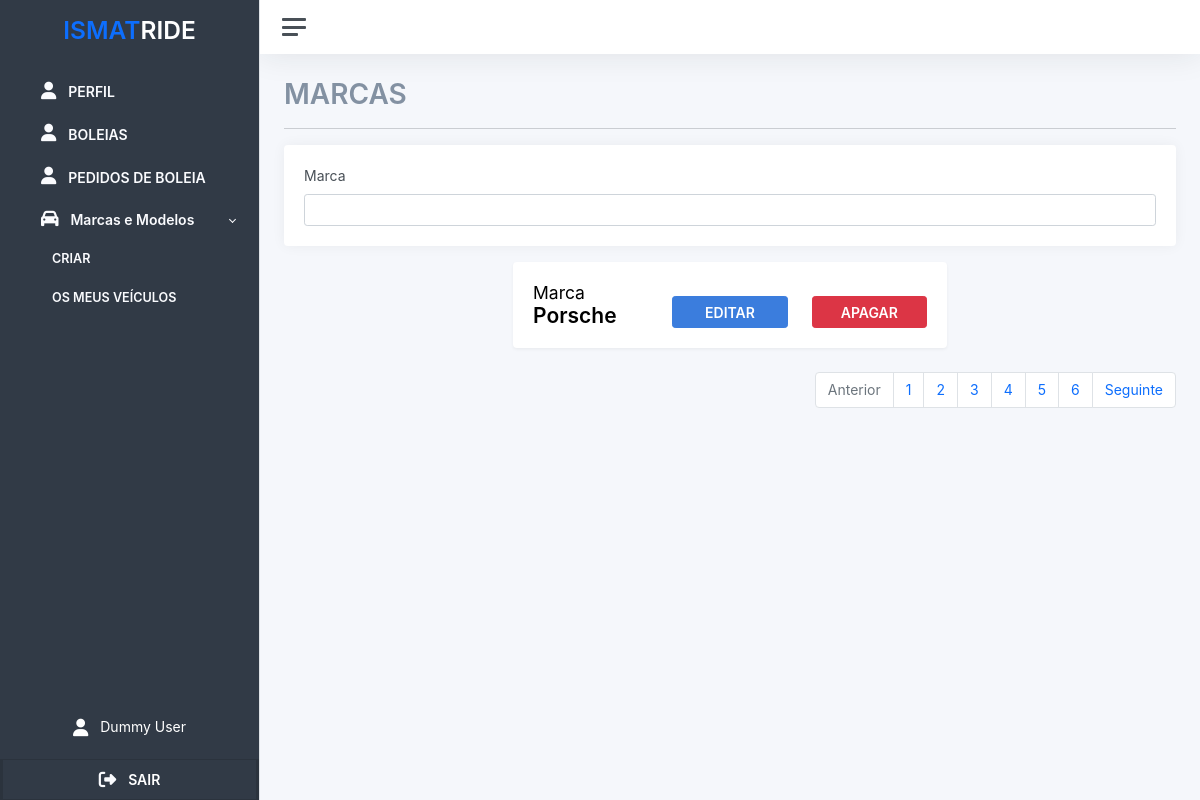
The app's page /brands/get (signed in), older data.
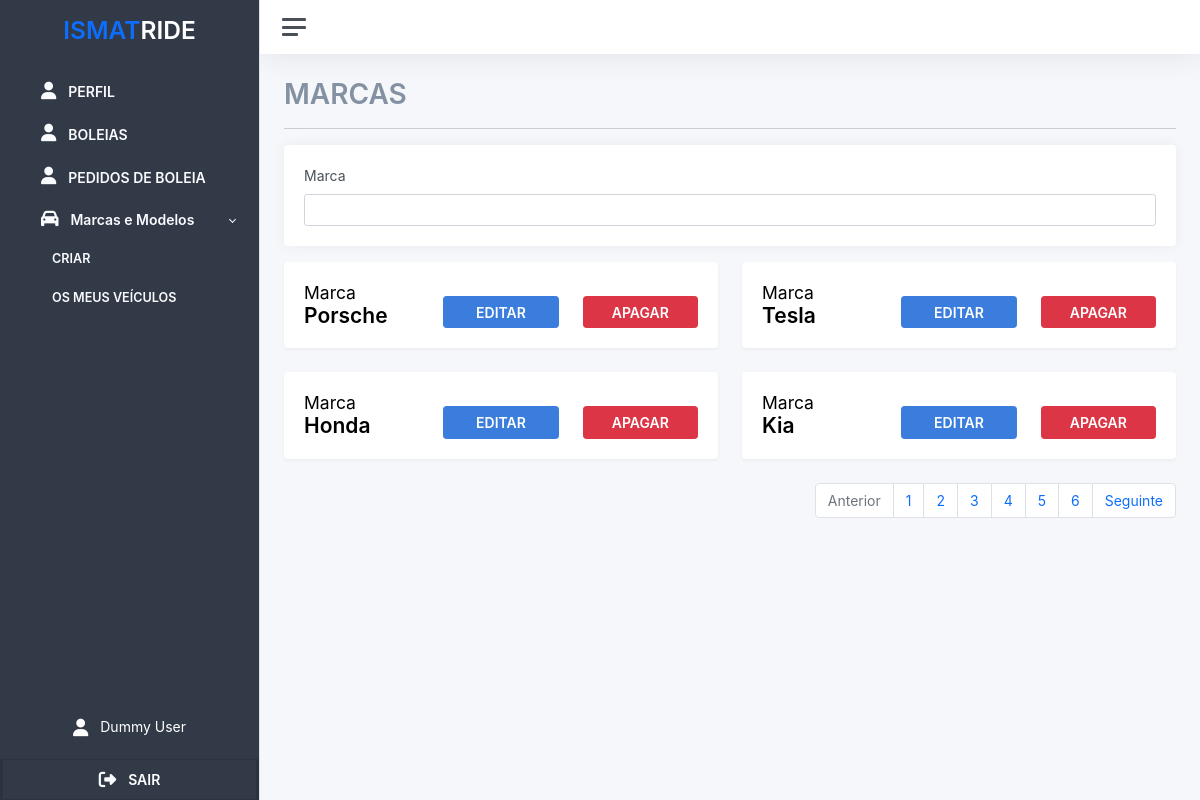
The same page, newer data.
### src/users/users.py (models this page shows)
class Brand(db.Model):
	__tablename__ = 'brand'
	id = db.Column(db.Integer, primary_key=True)
	name = db.Column(db.String(100))

### src/brands/routes.py (the view)
@brand_bp.route("get")
@login_required
def get():
       db_brands = Brand.query.all()
       return render_template("brands/index.html", brands = db_brands)

### src/templates/brands/index.html
{% extends 'base/base.html' %} {% block title %} Marcas {% endblock title %} {%
block container_title %} MARCAS {% endblock container_title %} {% block filters
%}
<div class="card mb-3">
  <div class="card-body">
    <div
      class="d-flex flex-row flex-wrap gap-4 justify-content-center justify-content-sm-start"
    >
      <div class="flex-fill">
        <label class="form-label secondary-secondary-text-color">Marca</label>
        <input type="text" class="form-control" />
      </div>
    </div>
  </div>
</div>
{% endblock filters %} {%block content %}
<div class="row justify-content-evenly">
  {% for item in brands %}
  <div class="col-12 col-md-6 col-lg-6">
    <div class="card shadow">
      <div class="card-body">
        <div class="row h-100">
          <div class="col-12 col-sm-6 col-md-4">
            <div class="col-12 d-flex flex-column">
              <h4 class="mb-0">Marca</h4>
              <h3 class="fw-bold mb-0">{{item.name}}</h3>
            </div>
          </div>
          <div class="col-12 col-sm-6 col-md-8">
            <div class="d-flex flex-column h-100 justify-content-end">
              <div class="row align-items-end">
                <div class="col-6 col-sm-6">
                  <button class="btn btn-primary w-100 fw-bold">EDITAR</button>
                </div>
                <div class="col-6 col-sm-6">
                  <button class="btn btn-danger w-100 fw-bold">APAGAR</button>
                </div>
              </div>
            </div>
          </div>
        </div>
      </div>
    </div>
  </div>
  {% endfor %}
</div>
{% endblock content %}

### src/templates/base/base.html (shortened to what this page needs)
<!DOCTYPE html>
<html lang="en">
  <head>
    <link
      rel="stylesheet"
      type="text/css"
      href="{{ url_for('static',filename='styles/backoffice/global.css') }}"
    />
    <link
      rel="stylesheet"
      type="text/css"
      href="{{ url_for('static',filename='styles/backoffice/adminkit.css') }}"
    />
  </head>
  <body>
    <div class="wrapper">
      <nav id="sidebar" class="sidebar shadow js-sidebar">
        <div class="sidebar-content border-end border-black js-simplebar">
          <h2 class="fw-bold p-3 text-center">
            <span class="primary-color" style="cursor: pointer"
              >ISMAT<span class="secondary-color">RIDE</span></span
            >
          </h2>
          <ul class="sidebar-nav">
            <li class="sidebar-item">
              <a class="sidebar-link" href="">
                <span class="align-middle fw-bold"> PERFIL</span>
              </a>
            </li>
            <li class="sidebar-item">
              <a class="sidebar-link" href="">
                <span class="align-middle fw-bold"> BOLEIAS</span>
              </a>
            </li>
            <li class="sidebar-item">
              <a class="sidebar-link" href="#">
                <span class="align-middle fw-bold"> PEDIDOS DE BOLEIA</span>
              </a>
            </li>
            <li class="sidebar-item">
              <a
                class="sidebar-link collapsed"
                data-bs-target="#vehicles"
                data-bs-toggle="collapse"
              >
                <span class="align-middle fw-bold">Marcas e Modelos</span>
              </a>
              <ul
                id="vehicles"
                class="sidebar-dropdown list-unstyled collapse show"
                data-bs-parent="#sidebar"
              >
                <li class="sidebar-item">
                  <a
                    class="sidebar-link fw-bold"
                    type="button"
                    data-bs-toggle="modal"
                    data-bs-target="#createVehicleModal"
                    >CRIAR</a
                  >
                </li>
                <li class="sidebar-item">
                  <a href="../vehicles-page/" class="sidebar-link fw-bold"
                    >OS MEUS VEÍCULOS</a
                  >
                </li>
              </ul>
            </li>
          </ul>
          <div class="row w-100 m-0 mb-3">
            <button class="btn rounded-0 button-wrapper">
              <span class="secondary-color">Dummy User</span>
            </button>
          </div>
          <div class="row w-100 m-0 button-wrapper">
            <button class="btn rounded-0 decoration-none p-2">
              <span class="fw-bold secondary-color">SAIR</span>
            </button>
          </div>
        </div>
      </nav>
      <div class="main">
        <nav class="navbar navbar-expand navbar-light navbar-bg">
          <a class="sidebar-toggle js-sidebar-toggle">
            <i class="hamburger align-self-center"></i>
          </a>
        </nav>
        <main class="content">
          <div class="container-fluid p-0">
            <h1 class="fw-bold secondary-text-color">
              {% block container_title %} {% endblock container_title %}
            </h1>
            <hr />
            {% block filters %} {% endblock filters %} {% block content %} {%
            endblock content %}
          </div>
          <div
            class="d-flex align-items-center justify-content-center justify-content-md-end"
          >
            <ul class="pagination">
              <li class="page-item disabled">
                <a class="page-link" href="#" tabindex="-1">Anterior</a>
              </li>
              <li class="page-item"><a class="page-link" href="#">1</a></li>
              <li class="page-item ATIVO">
                <a class="page-link" href="#"
                  >2 <span class="sr-only">(current)</span></a
                >
              </li>
              <li class="page-item"><a class="page-link" href="#">3</a></li>
              <li class="page-item"><a class="page-link" href="#">4</a></li>
              <li class="page-item"><a class="page-link" href="#">5</a></li>
              <li class="page-item"><a class="page-link" href="#">6</a></li>
              <li class="page-item">
                <a class="page-link" href="#">Seguinte</a>
              </li>
            </ul>
          </div>
        </main>
      </div>
    </div>
  </body>
</html>

### src/static/styles/backoffice/global.css (style rules this page uses)
.primary-color { color: #0d6efd !important; }
.secondary-color { color: white !important; }
.secondary-text-color { color: #8391a2 !important; }
.sidebar-link { background-color: #fafbfe !important; }
.sidebar-content { background-color: #313a46 !important; }
.sidebar-link { color: #fafbfe !important; background-color: transparent !important; }
i { color: #6c757d; }
a { text-decoration: none !important; }
.pagination { display: flex; padding-left: 0; list-style: none; border-radius: 0.25rem; }
.page-link { position: relative; display: block; padding: 0.5rem 0.75rem; margin-left: -1px; line-height: 1.25; color: #0d6efd; background-color: #fff; border: 1px solid #dee2e6; }
.page-link:not(:disabled):not(.disabled) { cursor: pointer; }
.page-item:first-child .page-link { margin-left: 0; border-top-left-radius: 0.25rem; border-bottom-left-radius: 0.25rem; }
.page-item:last-child .page-link { border-top-right-radius: 0.25rem; border-bottom-right-radius: 0.25rem; }
.page-item.disabled .page-link { color: #6c757d; pointer-events: none; cursor: auto; background-color: #fff; border-color: #dee2e6; }
.button-wrapper { border-top-width: 1px !important; border-bottom-width: 1px !important; border-style: solid; border-color: rgba(0, 0, 0, 0.13); }
.wrapper, .main { background-color: #fafbfe; }

Row changes from the older to the newer data that the page shows:
added Brand: name "Tesla"
added Brand: name "Honda"
added Brand: name "Kia"
